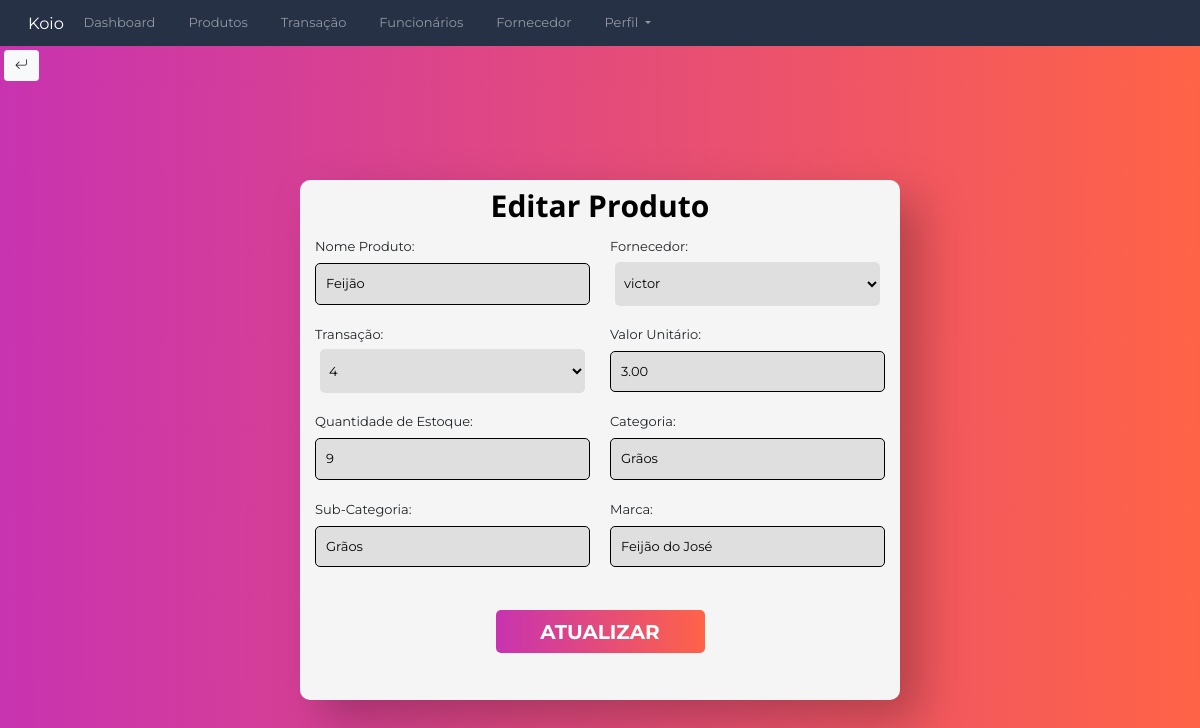
/produtos/editarProdutos/1, run on the app's committed database.
### Produtos/models.py (models this page shows, shortened)
class Produtos(models.Model):
   idProduto = models.AutoField(primary_key=True)
   idFornecedor = models.ForeignKey(Fornecedor,on_delete=models.CASCADE)
   idTransacao = models.ForeignKey(Transacao,on_delete=models.CASCADE, default=1)
   nomeProduto=models.CharField(max_length= 30)
   valorUnit= models.DecimalField(max_digits=10,decimal_places=2)
   qntEstoque =models.IntegerField(default = 1)
   categoria = models.CharField(max_length=15)
   subCategoria=models.CharField(max_length=15)
   marcaProduto=models.CharField(max_length=15)

### Produtos/views.py (the view)
# urls.py: path('editarProdutos/<int:id>',editarProdutos_view, name="editarProdutos_view"),
def editarProdutos_view(request, id):
    if(login_view(request)):
        produto = get_object_or_404(Produtos, idProduto=id)
        fornecedores = Fornecedor.objects.all()
        transacoes = Transacao.objects.all()
        return render(request, "updateProduto.html", {"produto": produto, "fornecedores": fornecedores, "transacoes": transacoes})
    else:
         redirect(login_view)

### login/views.py (called while the page is built, shortened)
def login_view(request):
    if request.method == "GET":
        return render(request,'login.html')

### login/templates/login.html (shortened to what this page needs)
{% load static %}

### Produtos/templates/updateProduto.html (shortened to what this page needs)
{% extends 'navbar.html' %}
{% load static %}
{% block extra_css %}
<link rel="stylesheet" type="text/css" href="{% static 'css/forms.css' %}">
{% endblock %}
{% block content %}
<button onclick="history.back(); return false;" class="btn btn-light" style="margin: 4px">
    <i class="bi bi-arrow-return-left"></i>
</button>
<div class="retangulo_Editar">
    <div class="title_Editar">Editar Produto</div>
        <form action="{% url 'updateProdutos_view' produto.idProduto %}" class="editar-form" method="POST">
            <div class="form-group">
                <div class="form-control_campos">
                    <label for="nomeProduto">Nome Produto:</label>
                    <input type="text" id="nomeProduto" name="nomeProduto" value="{{produto.nomeProduto}}">
                </div>
                <div class="Select-Fornecedor">
                    <label class="form-label" for="fornecedor">Fornecedor:</label>
                    <select class="idFornecedor" id="idFornecedor" name="idFornecedor">
                        {% for fornecedor in fornecedores %}
                            <option value="{{ fornecedor.idFornecedor }}">{{ fornecedor.nomeFornecedor }}</option>
                        {% endfor %}
                </select>
                </div>
                <div class="Select-Fornecedor">
                    <label class="form-label" for="fornecedor">Transação:</label>
                    <select class="idFornecedor" id="idFornecedor" name="idTransacao">
                        {% for transacao in transacoes %}
                            <option value="{{ transacao.idTransacao }}">{{ transacao.idTransacao }}</option>
                        {% endfor %}
                </select>
                </div>
                <div class="form-control_campos">
                    <label for="valorUnit">Valor Unitário:</label>
                    <input type="text" id="valorUnit" name="valorUnit" value="{{produto.valorUnit}}">
                </div>
                <div class="form-control_campos">
                    <label for="qntEstoque">Quantidade de Estoque:</label>
                    <input type="text" id="qntEstoque" name="qntEstoque" value="{{produto.qntEstoque}}">
                </div>
                <div class="form-control_campos">
                    <label for="categoria">Categoria:</label>
                    <input type="text" id="categoria" name="categoria" value="{{produto.categoria}}">
                </div>
                <div class="form-control_campos">
                    <label for="subCategoria">Sub-Categoria:</label>
                    <input type="text" id="subCategoria" name="subCategoria" value="{{produto.subCategoria}}">
                </div class="form-control_campos">
                <div class="form-control_campos">
                    <label for="marcaProduto">Marca:</label>
                    <input type="text" id="marcaProduto" name="marcaProduto" value="{{produto.marcaProduto}}">
                </div>
            </div>
            <button type="submit" class="btn-submit">Atualizar</button>
        </form>
    </div>
{% endblock %}

### Static/css/base.css (style rules this page uses)
* { font-family: 'Montserrat', sans-serif; font-size: 13px; }

### Static/css/forms.css (style rules this page uses)
* { margin: 0px; font-family: 'Montserrat', sans-serif; font-size: 13px; }
body { background: linear-gradient(to right, rgba(200, 51, 176), rgba(255, 99, 71)); }
.title_Editar { position: absolute; top: 1%; left: 50%; transform: translateX(-50%); flex-shrink: 0; color: #000; text-align: center; font-family: Open Sans; font-size: 30px; font-style: normal; font-weight: 700; line-height: normal; }
.retangulo_Editar { width: 600px; height: 520px; background-color: #F5F5F5; filter: drop-shadow(20px 20px 23px rgba(0, 0, 0, 0.25)); border-radius: 10px; position: absolute; top: 55%; left: 50%; transform: translate(-50%, -50%); z-index: -1; display: flex; align-items: center; flex-direction: column; flex-wrap: nowrap; justify-content: center; }
.editar-form { padding: 5px; border-radius: 10px; width: 100%; height: 100%; display: flex; align-items: center; flex-wrap: wrap; align-content: center; flex-direction: column; justify-content: center; }
.form-group { height: auto; display: flex; align-items: flex-start; justify-content: flex-start; flex-wrap: wrap; flex-direction: space-between; }
.form-control_campos { width: calc(50% - 10px); padding: 5px; margin: 5px; box-sizing: border-box; border: none; position: relative; }
.form-control_campos input { width: 100%; padding: 10px; box-sizing: border-box; border: 1.5px solid #000; background: rgba(222, 222, 222, 0.93); border-radius: 5px; font-family: 'Montserrat', sans-serif; }
.btn-submit { width: 209px; height: 43px; margin-top: 20px; border-radius: 5px; font-size: 20px; font-weight: bold; background-image: linear-gradient(to right, rgba(200, 51, 176), rgba(255, 99, 71)); border: none; cursor: pointer; text-transform: uppercase; color: #FFFF; display: block; margin-left: auto; margin-right: auto; }
label { display: inline-block; margin-bottom: 0.5rem; }
.idFornecedor { width: calc(100% - 10px); height: 44px; padding: 5px; margin: 5px; box-sizing: border-box; border: none; position: relative; }
.form-label { display: inline-block; width: 150px; margin-bottom: auto; }
.Select-Fornecedor { width: 275px; height: 67.500px; margin: auto; }
select { background-color:rgba(222, 222, 222, 0.93); border-radius: 5px; }

### data on the page
Produtos: nomeProduto "Feijão", valorUnit "3.00", qntEstoque "9", categoria "Grãos", subCategoria "Grãos", marcaProduto "Feijão do José"

### other printed values
form field idFornecedor "victor"
form field idTransacao "4"
